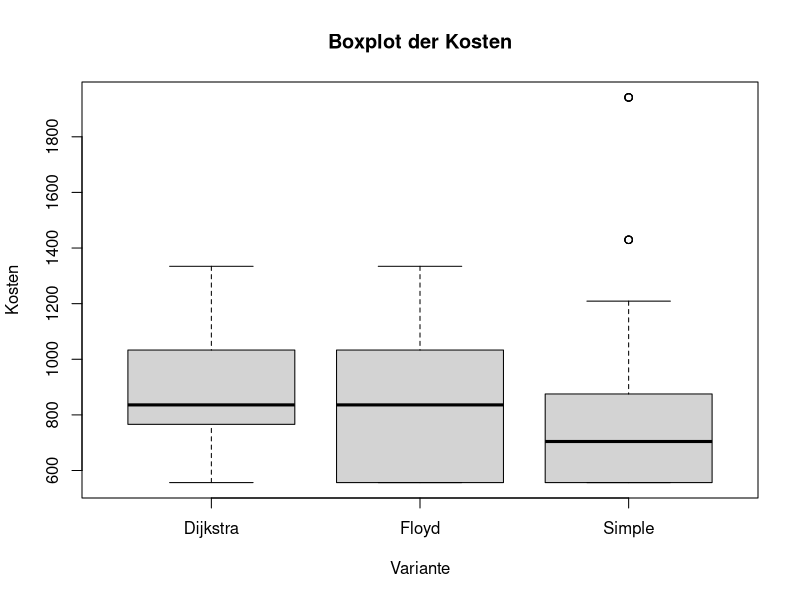

Source code (R):
skas4 <- read.csv('dataset_skas_4.log.csv')
skas4f <- read.csv('dataset_skas_4f.log.csv')
skas4s <- read.csv('dataset_skas_4s.log.csv')
boxplot(skas4$best_costs,
	skas4f$best_costs,
	skas4s$best_costs,
	main="Boxplot der Kosten",
	ylab="Kosten",
	xlab="Variante",names=c("Dijkstra","Floyd","Simple"))
